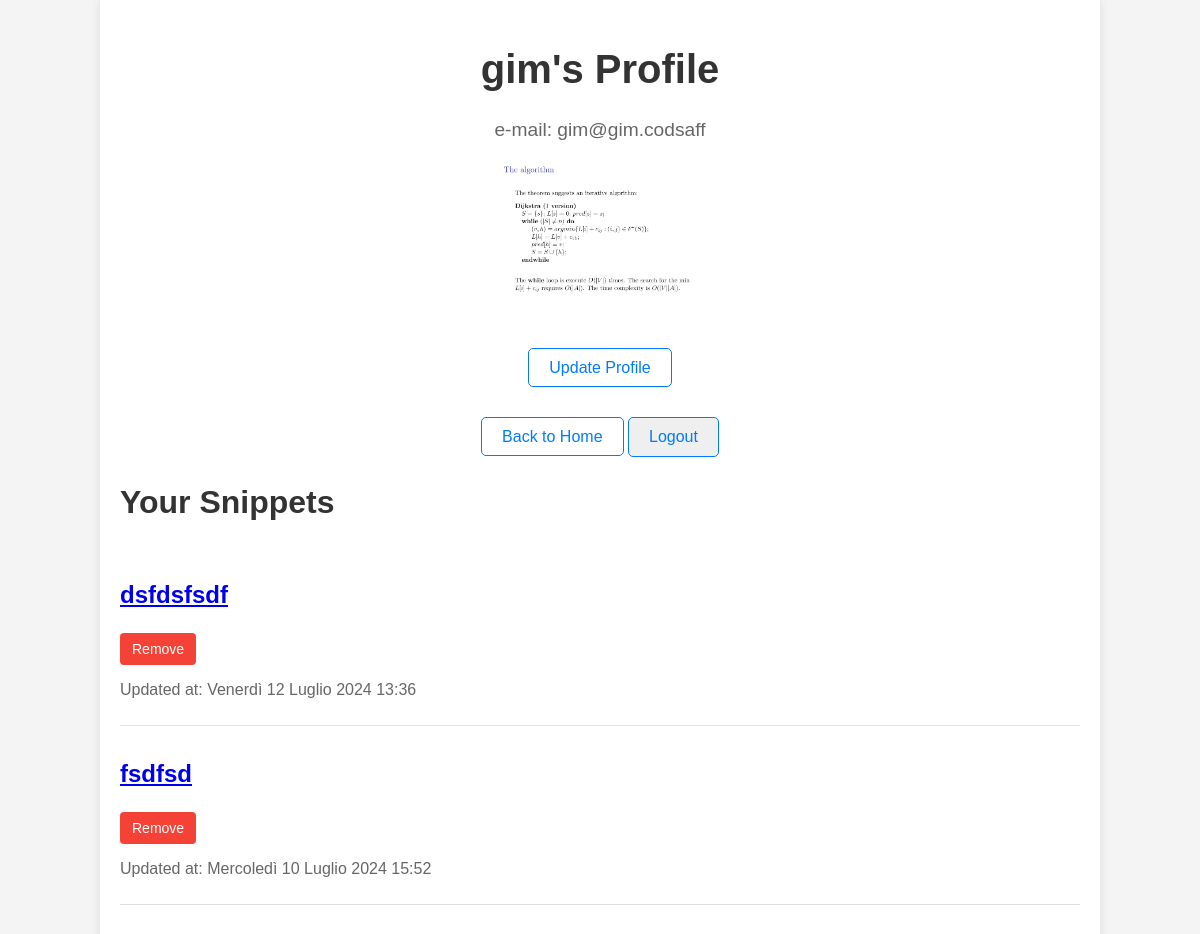
The page /accounts/profile/ (signed in, upper part) on the database as committed earlier.
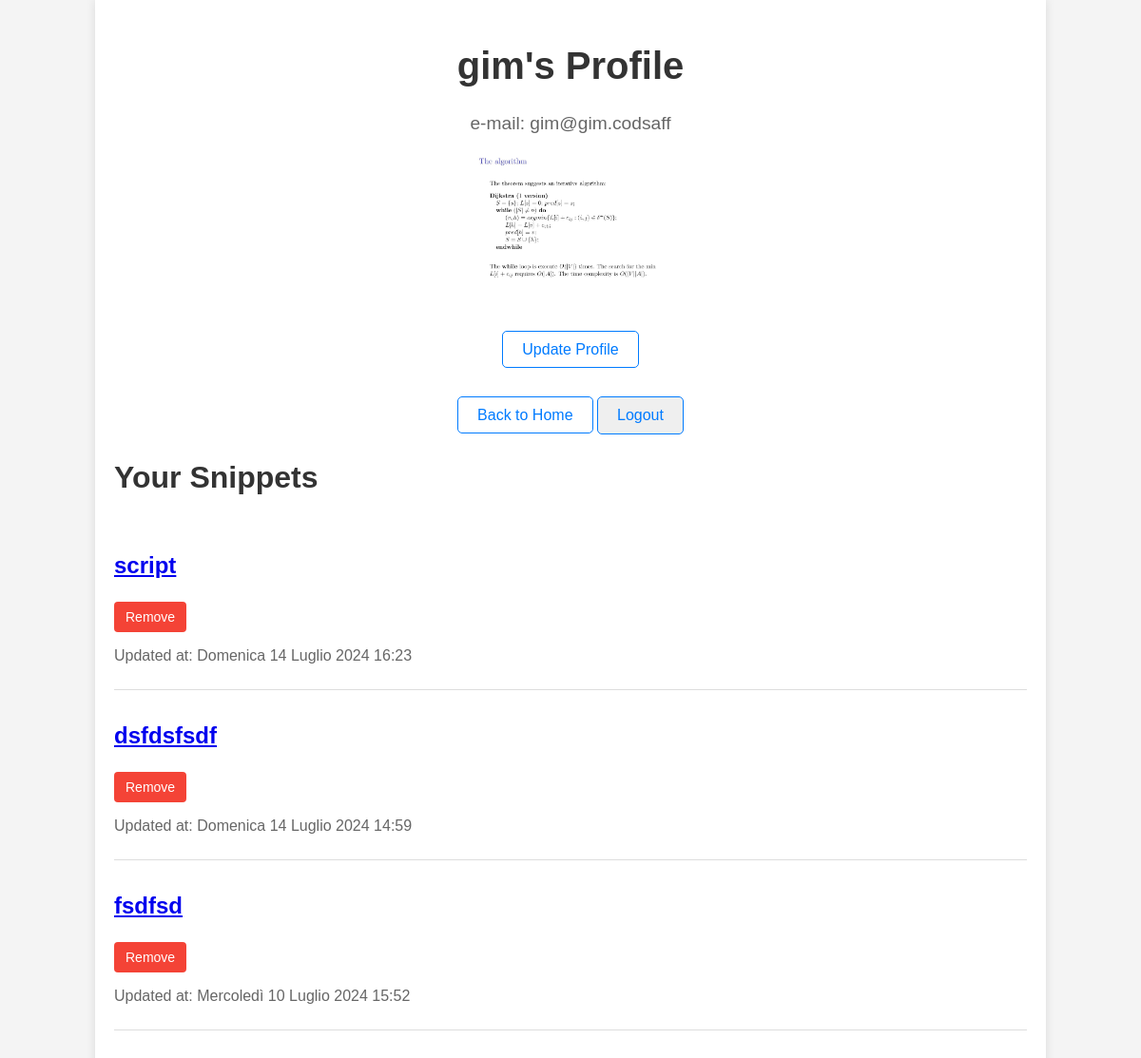
The same page on the database as committed later.
### snippets/models.py (models this page shows, shortened)
class Snippet(models.Model):
    title = models.CharField(max_length=255)
    language = models.ForeignKey(Language, related_name='snippets', on_delete=models.CASCADE)
    author = models.ForeignKey(User, related_name='snippets', on_delete=models.CASCADE)
    description = models.TextField()
    description_html = models.TextField(editable=False)
    code = models.TextField()
    highlighted_code = models.TextField(editable=False)
    pub_date = models.DateTimeField(default=timezone.now, editable=False)
    update_date = models.DateTimeField(default=timezone.now, editable=False)
    tags = models.CharField(max_length=255, default='')
    class Meta:
        ordering = ['-pub_date']

### users/views/profile.py (the view)
# urls.py: path('profile/', profile_view, name='profile'),
@login_required
def profile_view(request):
    user = request.user
    if user.groups.filter(name='Moderator').exists():
        snippets = Snippet.objects.all().order_by('author__username')
        return render(request, 'users/templates/profile/moderator_profile.html', {'user': user, 'snippets': snippets})
    else:
        snippets = Snippet.objects.filter(author=user)
        return render(request, 'users/templates/profile/normal_profile.html', {'user': user, 'snippets': snippets})

### users/templates/profile/normal_profile.html (shortened to what this page needs)
{% extends "tatum24/templates/base.html" %}
{% load static %}
{% block css %}
    <link rel="stylesheet" href="{% static 'css/profile.css' %}">
{% endblock %}
{% block content %}
    <div class="container">
        <header>
            <h1>{{ user.username }}'s Profile</h1>
            <p>e-mail: {{ user.email }}</p>
            {% if user.profile.image %}
                <img src="{{ user.profile.image.url }}" alt="Profile Image" class="profile-image">
            {% else %}
                <p>No profile image uploaded.</p>
            {% endif %}
            <footer>
                <a href="{% url 'profile_update' %}" class="btn btn-secondary">Update Profile</a>
            </footer>
        </header>
        <footer>
            <a href="{% url 'home' %}" class="btn">Back to Home</a>
            <form action="{% url 'logout' %}" method="post" style="display: inline;">
                <button type="submit" class="btn btn-secondary">Logout</button>
            </form>
        </footer>
        <main>
            <h2>Your Snippets</h2>
            {% if snippets %}
                <ul class="snippet-list">
                    {% for snippet in snippets %}
                        <li>
                            <h3><a href="{% url 'snippet_detail' snippet.pk %}">{{ snippet.title }}</a></h3>
                            {% if user.is_authenticated and snippet.author == user %}
                                <form id="delete-form-{{ snippet.pk }}" action="{% url 'snippet_remove' snippet.pk %}" method="post" class="confirm-delete">
                                    <button type="button" class="remove-button" onclick="confirmDelete('{{ snippet.pk }}')">Remove</button>
                                </form>
                            {% endif %}
                            <p class="meta">Updated at: {{ snippet.update_date }}</p>
                        </li>
                    {% endfor %}
                </ul>
            {% else %}
                <p>You haven't added any snippets yet.</p>
            {% endif %}
        </main>
    </div>
{% endblock %}

Rows that differ between the two databases and show on the page:
added Snippet: title "script", update_date "Domenica 14 Luglio 2024 16:23"
changed Snippet "dsfdsfsdf": update_date "Venerdì 12 Luglio 2024 13:36" → "Domenica 14 Luglio 2024 14:59"
